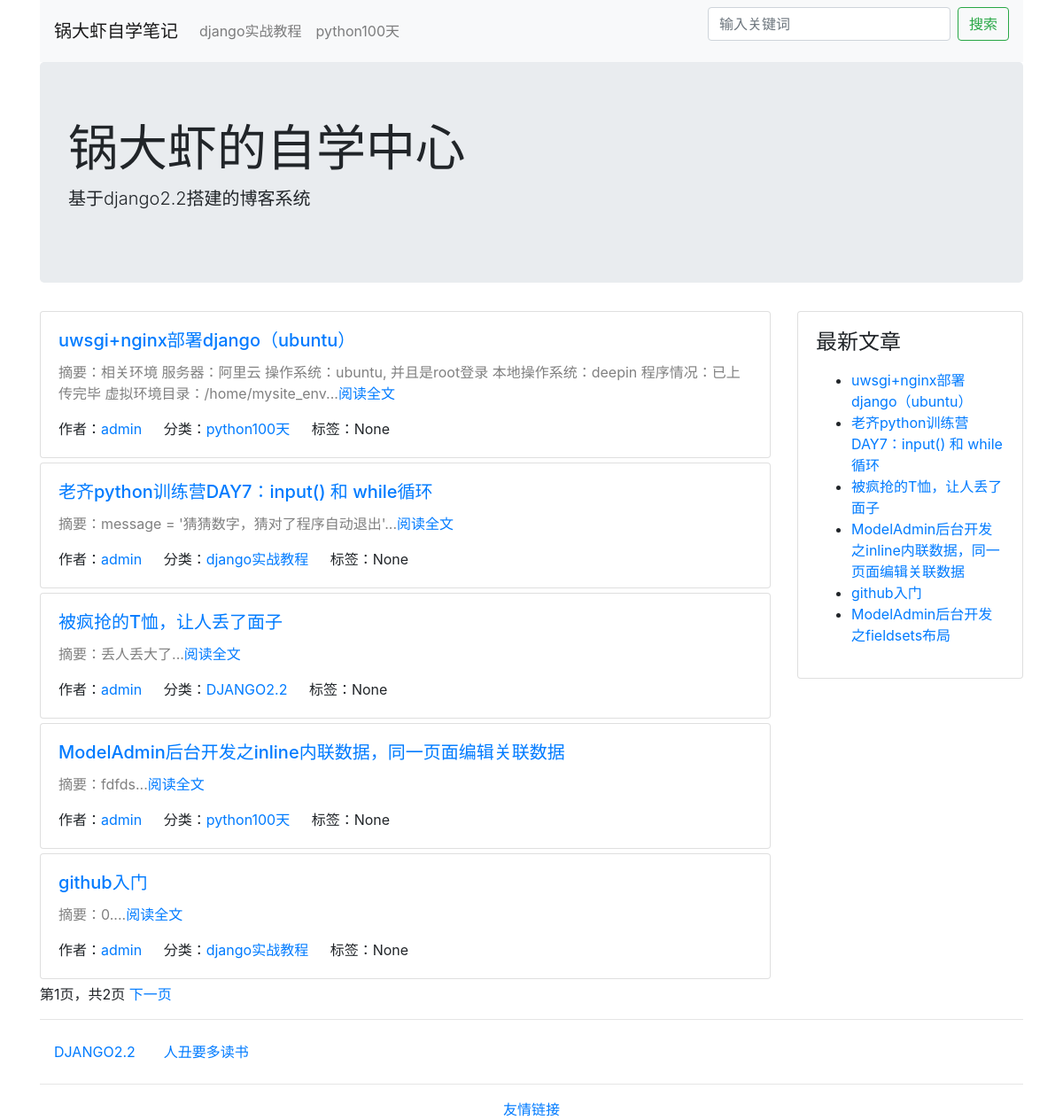
/, run on an earlier commit of the app's database.
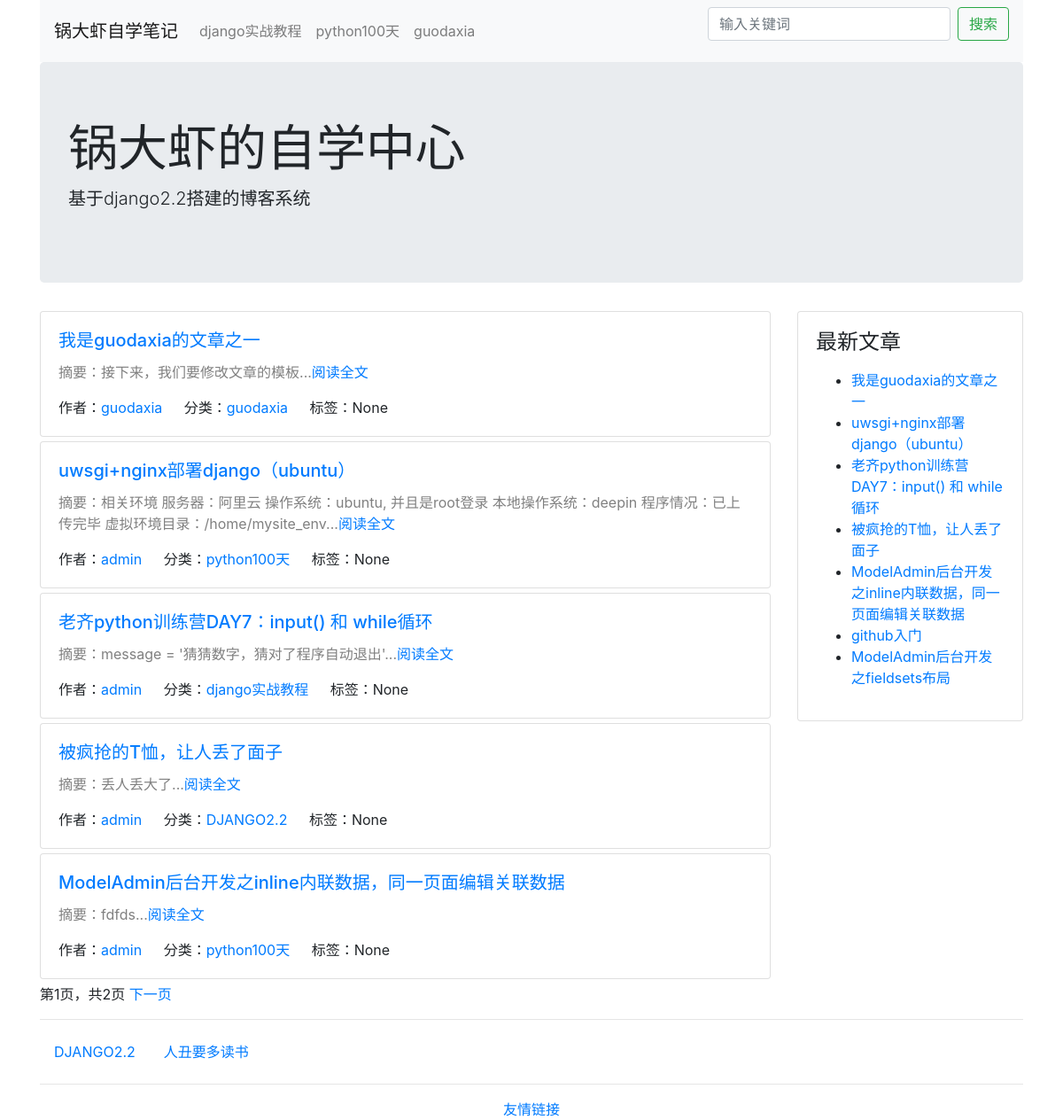
And on a later commit of the database.
### blog/models.py (models this page shows, shortened)
class Category(models.Model):
    STATUS_NORMAL = 1
    STATUS_DELETE = 0
    STATUS_ITEMS = (
        (STATUS_NORMAL, '正常'),
        (STATUS_DELETE, '删除'),
    )
    name = models.CharField('名称', max_length=50)
    status = models.PositiveIntegerField('状态', default=STATUS_NORMAL, choices=STATUS_ITEMS)
    is_nav = models.BooleanField('是否为导航', default=False)
    owner = models.ForeignKey(User, verbose_name='作者', on_delete=models.CASCADE)
    created_time = models.DateTimeField('创建时间', auto_now_add=True)
    class Meta:
        verbose_name = verbose_name_plural = '分类'
    @classmethod
    def get_navs(cls):
        categories = cls.objects.filter(status=cls.STATUS_NORMAL)
        nav_categories = []
        normal_categories = []
        for cate in categories:
            if cate.is_nav:
                nav_categories.append(cate)
            else:
                normal_categories.append(cate)
        category = {
            'navs': nav_categories,
            'categories': normal_categories,
        }
        return category

class Post(models.Model):
    STATUS_NORMAL = 1
    STATUS_DELETE = 0
    STATUS_DRAFT = 2
    STATUS_ITEMS = (
        (STATUS_NORMAL, '正常'),
        (STATUS_DELETE, '删除'),
        (STATUS_DRAFT, '草稿'),
    )
    title = models.CharField('标题', max_length=255)
    decs = models.CharField('摘要', max_length=1024, blank=True, null=True)
    content = models.TextField('正文', help_text='正文必须为markdown格式')
    status = models.PositiveIntegerField('状态', choices=STATUS_ITEMS, default=STATUS_NORMAL)
    category = models.ForeignKey(Category, verbose_name='分类', on_delete=models.CASCADE)
    tag = models.ManyToManyField(Tag, verbose_name='标签')
    owner = models.ForeignKey(User, verbose_name='作者', on_delete=models.CASCADE)
    created_time = models.DateTimeField('创建时间', auto_now_add=True)
    pv = models.PositiveIntegerField(default=1)
    uv = models.PositiveIntegerField(default=1)
    class Meta:
        verbose_name = verbose_name_plural = '文章'
        ordering = ['-id']
    @classmethod
    def latest_posts(cls):
        return cls.objects.filter(status=cls.STATUS_NORMAL)

### config/models.py (models this page shows, shortened)
class SideBar(models.Model):
    STATUS_SHOW = 1
    STATUS_HIDE = 2
    DISPLAY_HTML = 1
    DISPLAY_LATEST = 2
    DISPLAY_HOT = 3
    DISPLAY_COMMENT = 4
    STATUS_ITEMS = (
        (STATUS_SHOW, '展示'),
        (STATUS_HIDE, '隐藏'),
    )
    SIDE_TYPE = (
        (DISPLAY_HTML, 'HTML'),
        (DISPLAY_LATEST, '最新文章'),
        (DISPLAY_HOT, '最热文章'),
        (DISPLAY_COMMENT, '最近评论'),
    )
    title = models.CharField('标题', max_length=50)
    display_type = models.PositiveIntegerField('展示类型', choices=SIDE_TYPE, default=1)
    content = models.CharField('内容', help_text='如果设置的不是HTML类型，可为空', blank=True, max_length=500)
    status = models.PositiveIntegerField('状态', choices=STATUS_ITEMS, default=STATUS_SHOW)
    owner = models.ForeignKey(User, verbose_name='作者', on_delete=models.CASCADE)
    created_time = models.DateTimeField('创建时间', auto_now_add=True)
    class Meta:
        verbose_name = verbose_name_plural = '侧边栏'
    @classmethod
    def get_all(cls):
        return cls.objects.filter(status=cls.STATUS_SHOW)
    @property
    def content_html(self):
        from blog.models import Post
        from comment.models import Comment
        result = ''
        if self.display_type == self.DISPLAY_HTML:
            result = self.content
        elif self.display_type == self.DISPLAY_LATEST:
            context = {
                'posts': Post.latest_posts(),
            }
            result = render_to_string('config/blocks/sidebar_posts.html', context)
        elif self.display_type == self.DISPLAY_HOT:
            context = {
                'posts': Post.hot_posts(),
            }
            result = render_to_string('config/blocks/sidebar_posts.html', context)
        elif self.display_type == self.DISPLAY_COMMENT:
            context = {
                'comments': Comment.objects.filter(status=Comment.STATUS_NORMAL),
            }
            result = render_to_string('config/blocks/sidebar_comments.html', context)
        return result

### blog/views.py (the view)
# urls.py: path('', IndexView.as_view(), name='index'),
class IndexView(CommonViewMixin, ListView):
    queryset = Post.latest_posts()
    paginate_by = 5
    context_object_name = 'post_list'
    template_name = 'blog/list.html'

### blog/views.py (called while the page is built)
    def get_context_data(self, **kwargs):
        context = super().get_context_data(**kwargs)
        context.update({
            'sidebars': SideBar.get_all(),
        })
        context.update(Category.get_navs())
        return context

### typeidea/templates/blog/list.html (shortened to what this page needs)
{% extends "../base.html" %}
{% block main %}
{% for post in post_list %}
<div class="card post">
    <div class="card-body">
        <h5 class="card-title"><a href="{% url 'post_detail' post.id %}">{{ post.title }}</a></h5>
        <div>
            <p style="color: gray">摘要：{{ post.decs }}...<a href="{% url 'post_detail' post.id %}">阅读全文</a></p>
        </div>
        <span class="card-link">作者：<a href="{% url 'author' post.owner.id %}">{{ post.owner.username }}</a></span>
        <span class="card-link">分类：<a href="{% url 'category_list' post.category.id %}">{{ post.category.name }}</a></span>
        <span class="card-link">标签：{{ post.tag.name }}</span>
    </div>
</div>
{% endfor %}
{% if page_obj %}
第{{ page_obj.number }}页，共{{ paginator.num_pages }}页
{% if page_obj.has_next %}
    <a href="?page={{ page_obj.next_page_number }}">下一页</a>
{% endif %}
{% endif %}
{% endblock %}

### typeidea/templates/base.html (shortened to what this page needs)
<!DOCTYPE html>
<html lang="en">
<head>
    <link rel="stylesheet" href="https://cdn.bootcss.com/bootstrap/4.0.0/css/bootstrap.min.css">
</head>
<body>
    <div class="container head">
    <nav class="navbar navbar-expand-lg navbar-light bg-light">
        <a class="navbar-brand" href="{% url 'index' %}">锅大虾自学笔记</a>
        <div class="collapse navbar-collapse" id="navbarSupportedContent">
            <ul class="navbar-nav mr-auto">
                {% for cate in navs %}
                <li class="nav-item">
                    <a class="nav-link" href="{% url 'category_list' cate.id %}">{{ cate.name }}</a>
                </li>
                {% endfor %}
            </ul>
            <ul>
                <form class="form-inline my-2 my-lg-0" action="/search/" method="GET">
                    <input class="form-control mr-sm-2" value="{{ keyword }}" type="search" placeholder="输入关键词" aria-label="Search" name="keyword">
                    <button class="btn btn-outline-success" type="submit">搜索</button>
                </form>
            </ul>
        </div>
    </nav>
    <div class="jumbotron">
        <h1 class="display-4">锅大虾的自学中心</h1>
        <p class="lead">基于django2.2搭建的博客系统</p>
    </div>
    </div>
    <div class="container main">
        <div class="row">
            <div class="col-9 post-list">
                {% block main %}
                {% endblock %}
            </div>
            <div class="col-3">
                {% block sidebar %}
                    {% for sidebar in sidebars %}
                    <div class="card sidebar">
                        <div class="card-body">
                            <h4>{{ sidebar.title }}</h4>
                            <p>{{ sidebar.content_html }}</p>
                        </div>
                    </div>
                    {% empty %}
                    暂无信息
                    {% endfor %}
                {% endblock %}
            </div>
        </div>
    </div>
    <footer class="footer">
        {% block footer%}
        <div class="container">
            <hr>
            <nav class="nav category">
                {% for cate in categories %}
                <a href="{% url 'category_list' cate.id %}" class="nav-link">{{ cate.name }}</a>
                {% endfor %}
            </nav>
            <hr>
            <nav style="text-align: center">
                <a href="{% url 'links'%}">友情链接</a>
            </nav>
        </div>
        {% endblock %}
    </footer>
</body>
</html>

### typeidea/templates/config/blocks/sidebar_posts.html
<ul>
    {% for post in posts %}
    <li><a href="/post/{{ post.id }}.html">{{ post.title }}</a></li>
    {% endfor %}
</ul>

What changed in the data, as far as the page shows it:
no longer on one of the page's lists (row unchanged): Post: title "github入门", decs "0.", owner.username "admin", category.name "django实战教程", tag.name "None"
added Category: name "guodaxia"
added Post: title "我是guodaxia的文章之一", decs "接下来，我们要修改文章的模板", owner.username "guodaxia", category.name "guodaxia", tag.name "None"
